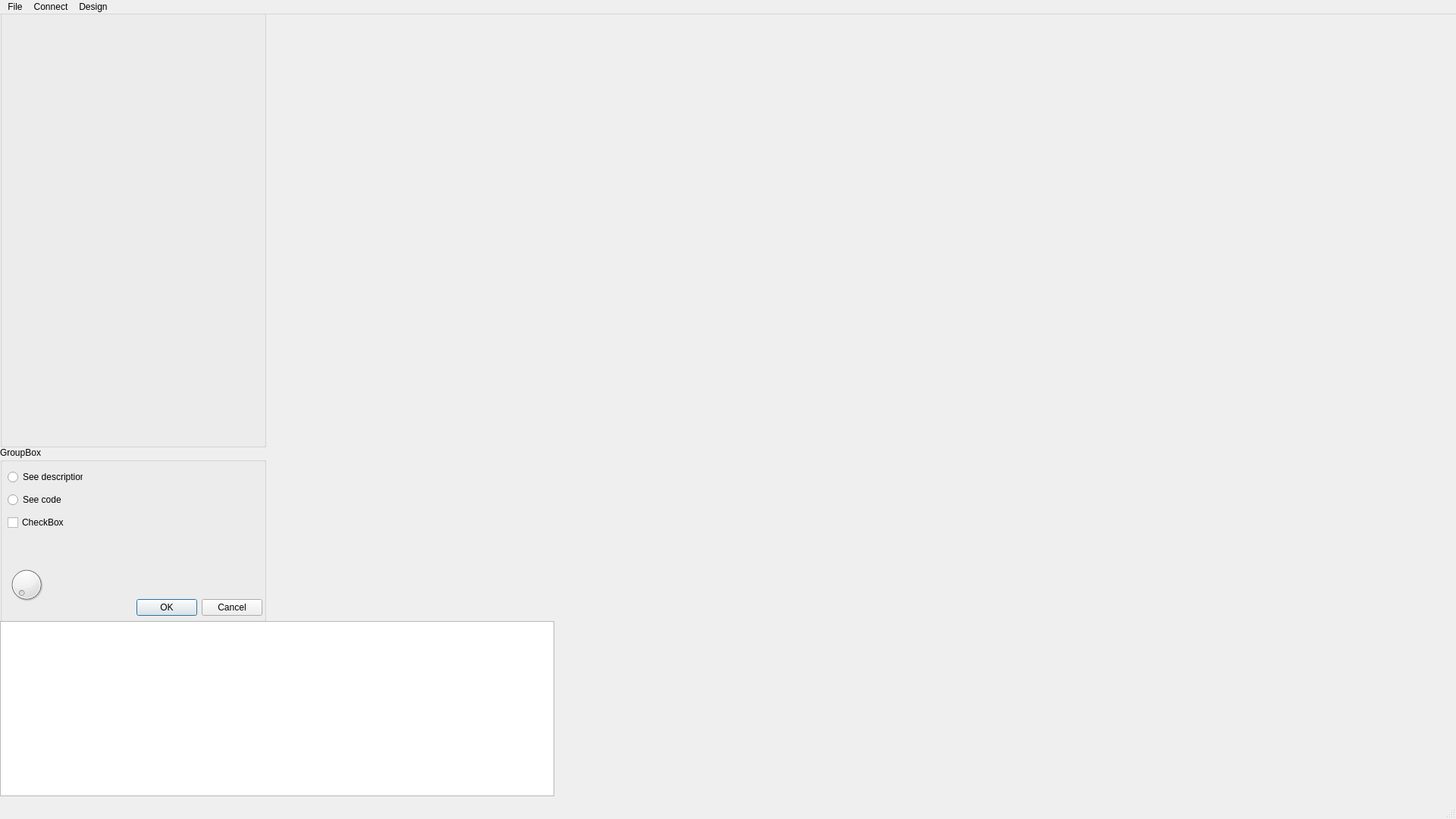
<?xml version="1.0" encoding="UTF-8"?>
<ui version="4.0">
 <class>MainWindow</class>
 <widget class="QMainWindow" name="MainWindow">
  <property name="geometry">
   <rect>
    <x>0</x>
    <y>0</y>
    <width>1920</width>
    <height>1080</height>
   </rect>
  </property>
  <property name="minimumSize">
   <size>
    <width>800</width>
    <height>600</height>
   </size>
  </property>
  <property name="maximumSize">
   <size>
    <width>1920</width>
    <height>1080</height>
   </size>
  </property>
  <property name="windowTitle">
   <string>MainWindow</string>
  </property>
  <widget class="QWidget" name="centralwidget">
   <widget class="QGroupBox" name="groupBox">
    <property name="geometry">
     <rect>
      <x>0</x>
      <y>-10</y>
      <width>351</width>
      <height>581</height>
     </rect>
    </property>
    <property name="title">
     <string/>
    </property>
   </widget>
   <widget class="QGroupBox" name="groupBox_2">
    <property name="geometry">
     <rect>
      <x>0</x>
      <y>570</y>
      <width>351</width>
      <height>231</height>
     </rect>
    </property>
    <property name="title">
     <string>GroupBox</string>
    </property>
    <widget class="QRadioButton" name="radioButton">
     <property name="geometry">
      <rect>
       <x>10</x>
       <y>30</y>
       <width>99</width>
       <height>20</height>
      </rect>
     </property>
     <property name="text">
      <string>See description</string>
     </property>
    </widget>
    <widget class="QRadioButton" name="radioButton_2">
     <property name="geometry">
      <rect>
       <x>10</x>
       <y>60</y>
       <width>99</width>
       <height>20</height>
      </rect>
     </property>
     <property name="text">
      <string>See code</string>
     </property>
    </widget>
    <widget class="QCheckBox" name="checkBox">
     <property name="geometry">
      <rect>
       <x>10</x>
       <y>90</y>
       <width>85</width>
       <height>20</height>
      </rect>
     </property>
     <property name="text">
      <string>CheckBox</string>
     </property>
    </widget>
    <widget class="QDialogButtonBox" name="buttonBox">
     <property name="geometry">
      <rect>
       <x>180</x>
       <y>200</y>
       <width>166</width>
       <height>24</height>
      </rect>
     </property>
     <property name="standardButtons">
      <set>QDialogButtonBox::Cancel|QDialogButtonBox::Ok</set>
     </property>
    </widget>
    <widget class="QDial" name="dial">
     <property name="geometry">
      <rect>
       <x>10</x>
       <y>150</y>
       <width>50</width>
       <height>64</height>
      </rect>
     </property>
    </widget>
   </widget>
   <widget class="QPlainTextEdit" name="plainTextEdit">
    <property name="geometry">
     <rect>
      <x>0</x>
      <y>800</y>
      <width>731</width>
      <height>231</height>
     </rect>
    </property>
    <property name="undoRedoEnabled">
     <bool>true</bool>
    </property>
    <property name="readOnly">
     <bool>true</bool>
    </property>
   </widget>
  </widget>
  <widget class="QMenuBar" name="menubar">
   <property name="geometry">
    <rect>
     <x>0</x>
     <y>0</y>
     <width>1920</width>
     <height>19</height>
    </rect>
   </property>
   <widget class="QMenu" name="menuicp">
    <property name="title">
     <string>File</string>
    </property>
    <addaction name="separator"/>
    <addaction name="actionlol"/>
    <addaction name="actionSave"/>
    <addaction name="actionProperties"/>
   </widget>
   <widget class="QMenu" name="menuConnect">
    <property name="title">
     <string>Connect</string>
    </property>
    <addaction name="actionAdd_connection"/>
    <addaction name="actionCheck_connection"/>
    <addaction name="actionConnect"/>
    <addaction name="actionProperties_2"/>
   </widget>
   <widget class="QMenu" name="menuDesign">
    <property name="title">
     <string>Design</string>
    </property>
    <addaction name="actionColor"/>
    <addaction name="actionShape"/>
   </widget>
   <addaction name="menuicp"/>
   <addaction name="menuConnect"/>
   <addaction name="menuDesign"/>
  </widget>
  <widget class="QStatusBar" name="statusbar"/>
  <action name="actionlol">
   <property name="text">
    <string>Open</string>
   </property>
  </action>
  <action name="actionSave">
   <property name="text">
    <string>Save</string>
   </property>
  </action>
  <action name="actionProperties">
   <property name="text">
    <string>Properties</string>
   </property>
  </action>
  <action name="actionAdd_connection">
   <property name="text">
    <string>Add connection</string>
   </property>
  </action>
  <action name="actionCheck_connection">
   <property name="text">
    <string>Check connection</string>
   </property>
  </action>
  <action name="actionConnect">
   <property name="text">
    <string>Connect</string>
   </property>
  </action>
  <action name="actionProperties_2">
   <property name="text">
    <string>Properties</string>
   </property>
  </action>
  <action name="actionColor">
   <property name="text">
    <string>Color</string>
   </property>
  </action>
  <action name="actionShape">
   <property name="text">
    <string>Shape</string>
   </property>
  </action>
 </widget>
 <resources/>
 <connections/>
</ui>
